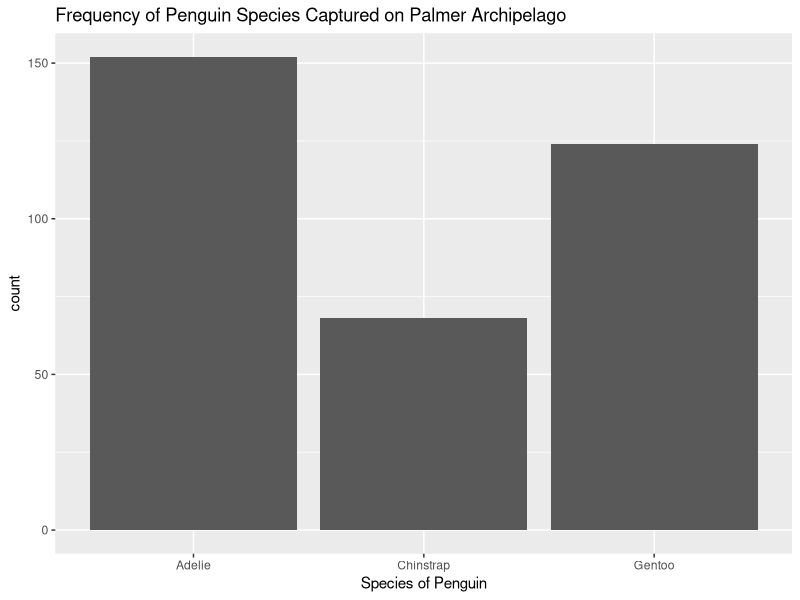
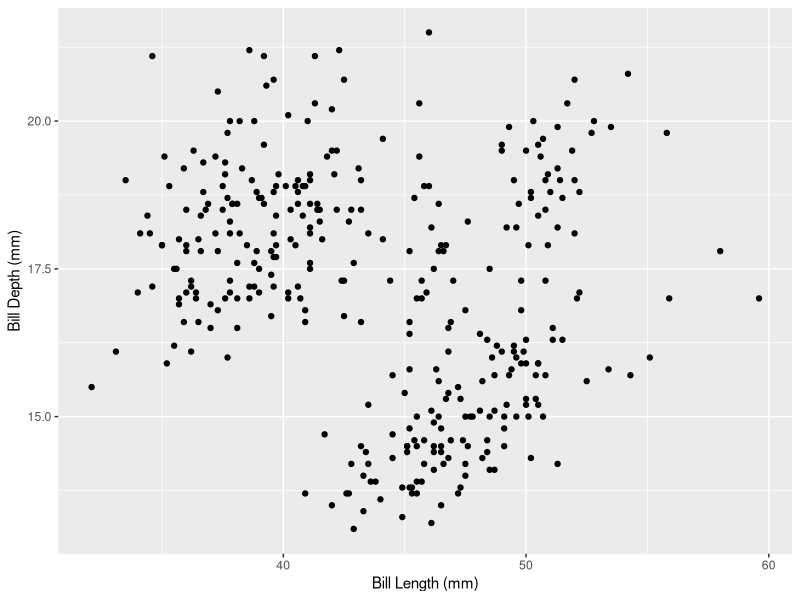
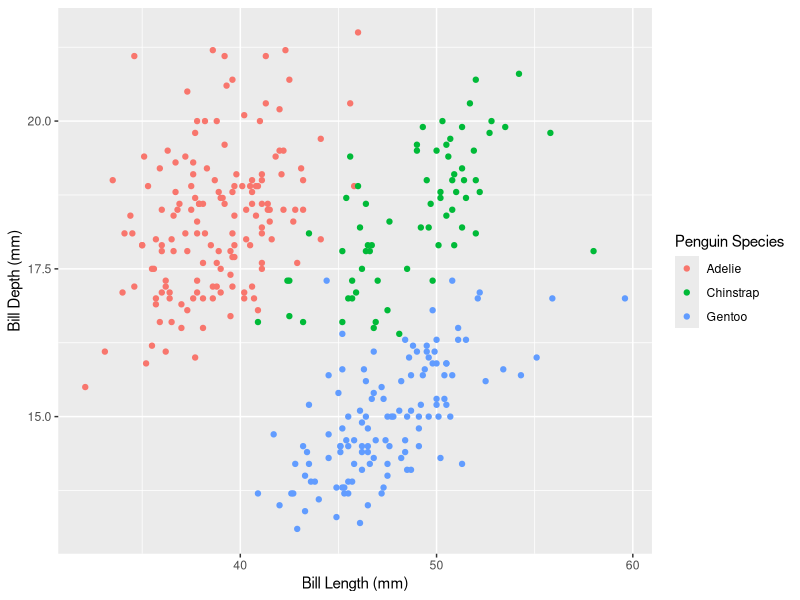
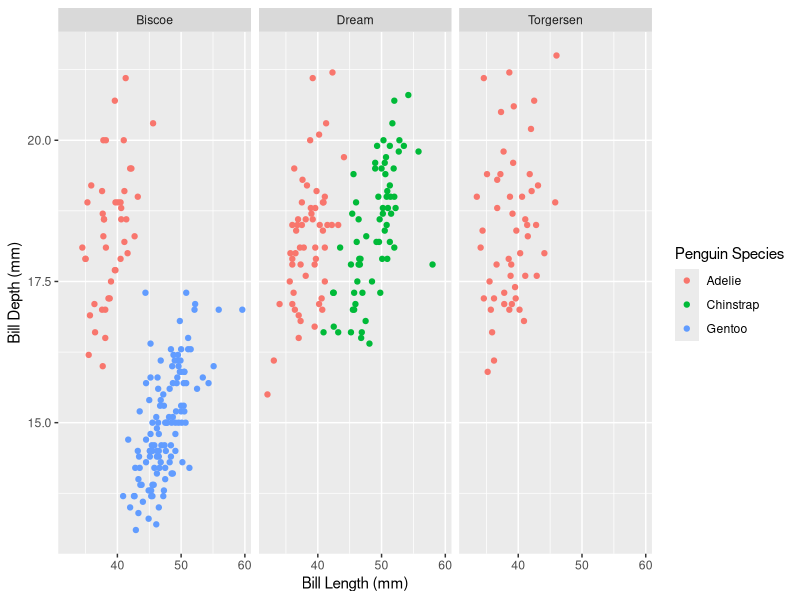
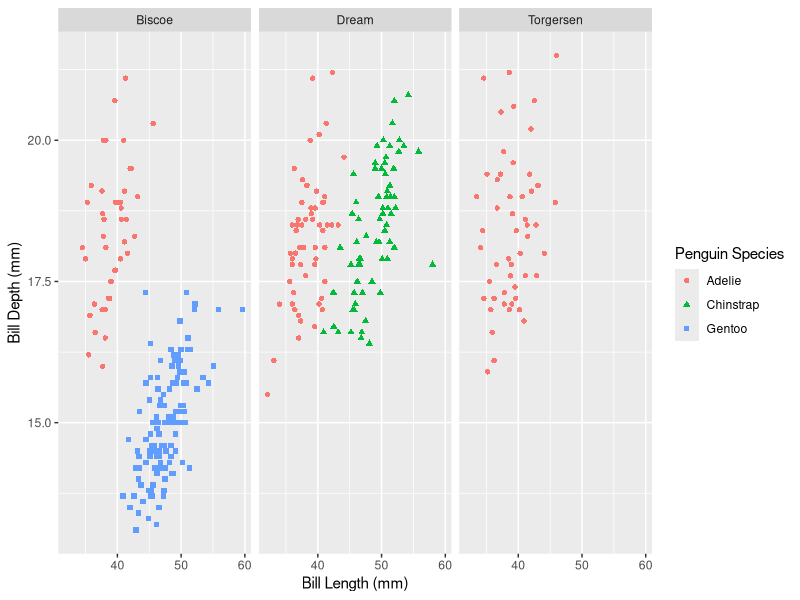

These figures' R source, in order:
## ---- chunk 1
#| message: false
#| label: set-up

library(tidyverse)
library(palmerpenguins)
## ---- chunk 2
#| label: load-data

data(penguins)
## ---- chunk 3
#| label: barchart

ggplot(data = penguins, 
       mapping = aes(x = species)
       ) + 
  geom_bar() + 
  labs(
    x = "Species of Penguin", 
    title = "Frequency of Penguin Species Captured on Palmer Archipelago"
    )

## ---- chunk 4
#| label: scatterplot
#| warning: false

ggplot(data = penguins, 
       mapping = aes(
         x = bill_length_mm, 
         y = bill_depth_mm
         )
       ) + 
  geom_point() + 
  labs(
    x = "Bill Length (mm)", 
    y = "Bill Depth (mm)"
    )

## ---- chunk 5
#| label: scatterplot-with-one-categorical-variable
#| warning: false

ggplot(data = penguins, 
       mapping = aes(
         x = bill_length_mm, 
         y = bill_depth_mm, 
         color = species
         )
       ) + 
  geom_point() + 
  labs(
    x = "Bill Length (mm)", 
    y = "Bill Depth (mm)", 
    color = "Penguin Species"
    )
## ---- chunk 6
#| label: scatterplot-with-two-categorical-variables
#| warning: false

ggplot(data = penguins, 
       mapping = aes(x = bill_length_mm, 
                     y = bill_depth_mm, 
                     color = species
                     )
       ) + 
  geom_point() +
  facet_wrap(~ island) + 
  labs(x = "Bill Length (mm)", 
       y = "Bill Depth (mm)", 
       color = "Penguin Species"
       )
## ---- chunk 7
#| warning: false
#| label: scatterplot-double-encode

ggplot(data = penguins, 
       mapping = aes(
         x = bill_length_mm, 
         y = bill_depth_mm, 
         color = species, 
         shape = species
         )
       ) + 
  geom_point() + 
  facet_wrap(~ island)  + 
  labs(
    x = "Bill Length (mm)", 
    y = "Bill Depth (mm)", 
    color = "Penguin Species", 
    shape = "Penguin Species"
    )
